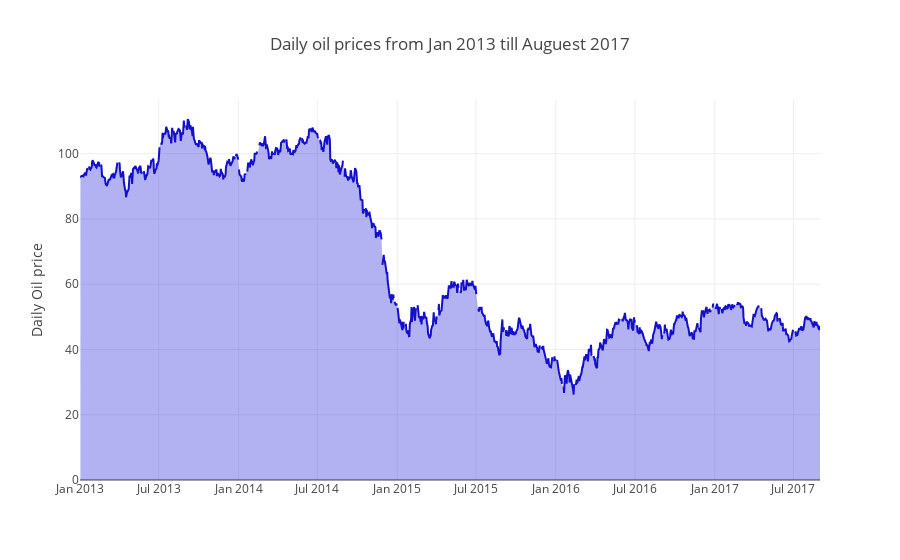

The cell this chart's notebook holds for it:
### Markdown cell above
## oil

### Code cell
import plotly.graph_objs as go
import plotly.offline as py
py.init_notebook_mode(connected=True)

trace = go.Scatter(name='Oil prices', x=oil['date'], y=oil['dcoilwtico'], 
                   mode='lines', line=dict(color='rgb(20, 15, 200, 0.8)'), 
                   fillcolor='rgba(0,0, 216, 0.3)', fill='tonexty')
data = go.Data([trace])
layout = go.Layout(yaxis=dict(title='Daily Oil price'), 
                  title='Daily oil prices from Jan 2013 till Auguest 2017',
                  showlegend = False )
fig = go.Figure(data=data, layout=layout)
py.iplot(fig, filename='pandas-time-series-error-bars')

### Figure 1 — Plotly figure (JSON) as saved in the notebook; plotly's stock layout.template omitted (floating-point values rounded to 4 significant figures; data arrays with more than 128 entries replaced by an {"elided": "..."} marker saying what was removed)
{"data": [{"fill": "tonexty", "fillcolor": "rgba(0,0, 216, 0.3)", "line": {"color": "rgb(20, 15, 200, 0.8)"}, "mode": "lines", "name": "Oil prices", "type": "scatter", "x": {"elided": "1218 str values"}, "y": {"elided": "1218 float values"}}], "layout": {"showlegend": false, "title": "Daily oil prices from Jan 2013 till Auguest 2017", "yaxis": {"title": "Daily Oil price"}}}
